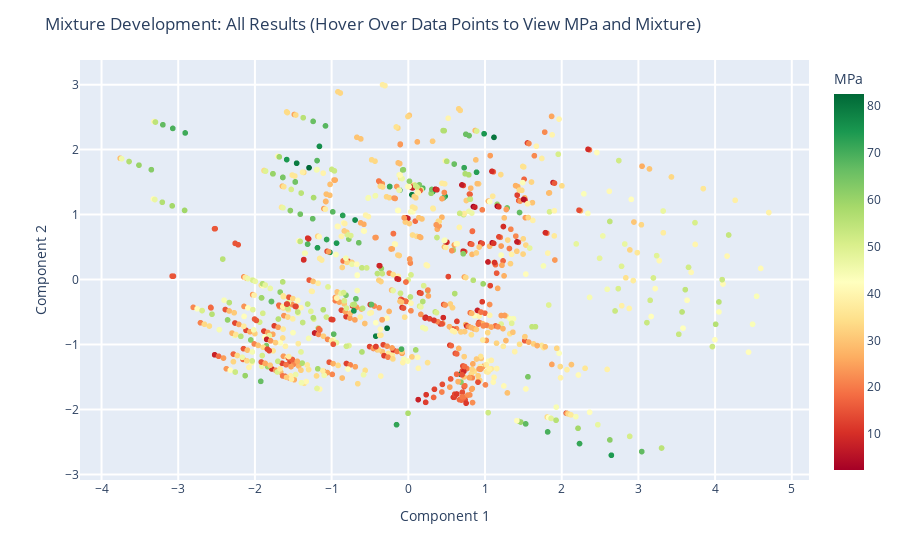

Notebook source saved alongside this figure:
### Code cell
fig = px.scatter(data_frame=newfeats,x='Component 1',y='Component 2',color = 'csMPa',hover_data=newfeats.iloc[:,2:-2],
                 hover_name='Hover Name',color_continuous_scale='RdYlGn')

fig.update_layout(coloraxis_colorbar=dict(
    title="MPa",
),
    title='Mixture Development: All Results (Hover Over Data Points to View MPa and Mixture)',
    xaxis=dict(
        title='Component 1',
        gridcolor='white',
        gridwidth=2,
    ),
    yaxis=dict(
        title='Component 2',
        gridcolor='white',
        gridwidth=2))

fig.update_traces(textfont_size = 2,hovertemplate = newfeats['label'])

### Figure 1 — Plotly figure (JSON) as saved in the notebook; plotly's stock layout.template omitted (floating-point values rounded to 4 significant figures; data arrays with more than 128 entries replaced by an {"elided": "..."} marker saying what was removed)
{"data": [{"customdata": {"elided": "1030x9 float values"}, "hovertemplate": {"elided": "1030 str values"}, "hovertext": {"elided": "1030 str values"}, "legendgroup": "", "marker": {"color": {"elided": "1030 float values"}, "coloraxis": "coloraxis", "symbol": "circle"}, "mode": "markers", "name": "", "showlegend": false, "textfont": {"size": 2}, "type": "scattergl", "x": {"elided": "1030 float values"}, "xaxis": "x", "y": {"elided": "1030 float values"}, "yaxis": "y"}], "layout": {"coloraxis": {"colorbar": {"title": {"text": "MPa"}}, "colorscale": [[0, "rgb(165,0,38)"], [0.1, "rgb(215,48,39)"], [0.2, "rgb(244,109,67)"], [0.3, "rgb(253,174,97)"], [0.4, "rgb(254,224,139)"], [0.5, "rgb(255,255,191)"], [0.6, "rgb(217,239,139)"], [0.7, "rgb(166,217,106)"], [0.8, "rgb(102,189,99)"], [0.9, "rgb(26,152,80)"], [1, "rgb(0,104,55)"]]}, "legend": {"tracegroupgap": 0}, "margin": {"t": 60}, "title": {"text": "Mixture Development: All Results (Hover Over Data Points to View MPa and Mixture)"}, "xaxis": {"anchor": "y", "domain": [0, 1], "gridcolor": "white", "gridwidth": 2, "title": {"text": "Component 1"}}, "yaxis": {"anchor": "x", "domain": [0, 1], "gridcolor": "white", "gridwidth": 2, "title": {"text": "Component 2"}}}}
